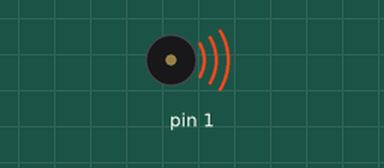
This sketch was run on a simulated Arduino Uno, built with avr-gcc and run on an emulated ATmega328P. On the bench: buzzer (waves = sounding).

Above: at 4.06 s.
At 26.38 s:
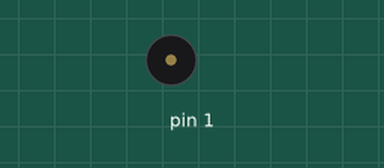
Timing chart, 0 to 26.7 s (numbered marks = the images above):
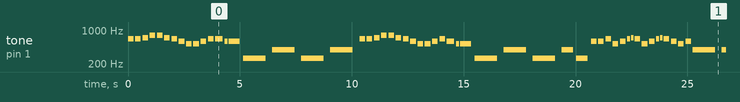

The sketch:

sketch_dec20a.ino
```cpp
#include "pitches.h"
#include "ode.h"

void setup() {

}

void loop() {
   for (int thisNote = 0; thisNote < sizeof(melody) / sizeof(int); thisNote++){

    int noteDuration = 1000 / noteDurations[thisNote];
    tone(1, melody[thisNote], noteDuration);

    int pause = noteDuration * 1.3;
    delay(pause);
   }

}
```

ode.h
```cpp
int melody[] = {
  NOTE_E5, NOTE_E5, NOTE_F5, NOTE_G5, NOTE_G5, NOTE_F5, NOTE_E5, NOTE_D5, NOTE_C5, NOTE_C5, NOTE_D5, NOTE_E5, NOTE_E5, NOTE_D5, NOTE_D5,
  NOTE_C4, NOTE_G4, NOTE_C4, NOTE_G4,

  NOTE_E5, NOTE_E5, NOTE_F5, NOTE_G5, NOTE_G5, NOTE_F5, NOTE_E5, NOTE_D5, NOTE_C5, NOTE_C5, NOTE_D5, NOTE_E5, NOTE_D5, NOTE_C5, NOTE_C5,
  NOTE_C4, NOTE_G4, NOTE_C4, NOTE_G4, NOTE_C4,

  NOTE_D5, NOTE_D5, NOTE_E5, NOTE_C5, NOTE_D5, NOTE_E5, NOTE_F5, NOTE_E5, NOTE_C5, NOTE_D5, NOTE_E5, NOTE_F5, NOTE_E5, NOTE_D5, NOTE_C5, NOTE_D5,
  NOTE_G4, NOTE_G4, NOTE_G4, NOTE_G4, NOTE_G5,

  NOTE_E5, NOTE_E5, NOTE_F5, NOTE_G5, NOTE_G5, NOTE_F5, NOTE_E5, NOTE_D5, NOTE_C5, NOTE_C5, NOTE_D5, NOTE_E5, NOTE_D5, NOTE_C5, NOTE_C5,
  NOTE_C4, NOTE_G4, NOTE_C4, NOTE_G4, NOTE_C4
};

int noteDurations[] = {
  4, 4, 4, 4, 4, 4, 4, 4, 4, 4, 4, 4, 3, 8, 2,
  1, 1, 1, 1,

  4, 4, 4, 4, 4, 4, 4, 4, 4, 4, 4, 4, 3, 8, 2,
  1, 1, 1, 2, 2,

  4, 4, 4, 4, 4, 8, 8, 4, 4, 4, 8, 8, 4, 4, 4, 4,
  1, 1, 1, 1, 2,

  4, 4, 4, 4, 4, 4, 4, 4, 4, 4, 4, 4, 3, 8, 2,
  1, 1, 1, 2, 2
};
```

pitches.h
```cpp
#define NOTE_B0  31
#define NOTE_C1  33
#define NOTE_CS1 35
#define NOTE_D1  37
#define NOTE_DS1 39
#define NOTE_E1  41
#define NOTE_F1  44
#define NOTE_FS1 46
#define NOTE_G1  49
#define NOTE_GS1 52
#define NOTE_A1  55
#define NOTE_AS1 58
#define NOTE_B1  62
#define NOTE_C2  65
#define NOTE_CS2 69
#define NOTE_D2  73
#define NOTE_DS2 78
#define NOTE_E2  82
#define NOTE_F2  87
#define NOTE_FS2 93
#define NOTE_G2  98
#define NOTE_GS2 104
#define NOTE_A2  110
#define NOTE_AS2 117
#define NOTE_B2  123
#define NOTE_C3  131
#define NOTE_CS3 139
#define NOTE_D3  147
#define NOTE_DS3 156
#define NOTE_E3  165
#define NOTE_F3  175
#define NOTE_FS3 185
#define NOTE_G3  196
#define NOTE_GS3 208
#define NOTE_A3  220
#define NOTE_AS3 233
#define NOTE_B3  247
#define NOTE_C4  262
#define NOTE_CS4 277
#define NOTE_D4  294
#define NOTE_DS4 311
#define NOTE_E4  330
#define NOTE_F4  349
#define NOTE_FS4 370
#define NOTE_G4  392
#define NOTE_GS4 415
#define NOTE_A4  440
#define NOTE_AS4 466
#define NOTE_B4  494
#define NOTE_C5  523
#define NOTE_CS5 554
#define NOTE_D5  587
#define NOTE_DS5 622
#define NOTE_E5  659
#define NOTE_F5  698
#define NOTE_FS5 740
#define NOTE_G5  784
#define NOTE_GS5 831
#define NOTE_A5  880
#define NOTE_AS5 932
#define NOTE_B5  988
#define NOTE_C6  1047
#define NOTE_CS6 1109
#define NOTE_D6  1175
#define NOTE_DS6 1245
#define NOTE_E6  1319
#define NOTE_F6  1397
#define NOTE_FS6 1480
#define NOTE_G6  1568
#define NOTE_GS6 1661
#define NOTE_A6  1760
#define NOTE_AS6 1865
#define NOTE_B6  1976
#define NOTE_C7  2093
#define NOTE_CS7 2217
#define NOTE_D7  2349
#define NOTE_DS7 2489
#define NOTE_E7  2637
#define NOTE_F7  2794
#define NOTE_FS7 2960
#define NOTE_G7  3136
#define NOTE_GS7 3322
#define NOTE_A7  3520
#define NOTE_AS7 3729
#define NOTE_B7  3951
#define NOTE_C8  4186
#define NOTE_CS8 4435
#define NOTE_D8  4699
#define NOTE_DS8 4978
```

Measured:
- by itself, tone on pin 1: plays 659 Hz for 0.25 s, 659 Hz for 0.25 s, 698 Hz for 0.25 s, 784 Hz for 0.25 s, 784 Hz for 0.25 s, 698 Hz for 0.25 s … (256 notes in this stretch)
